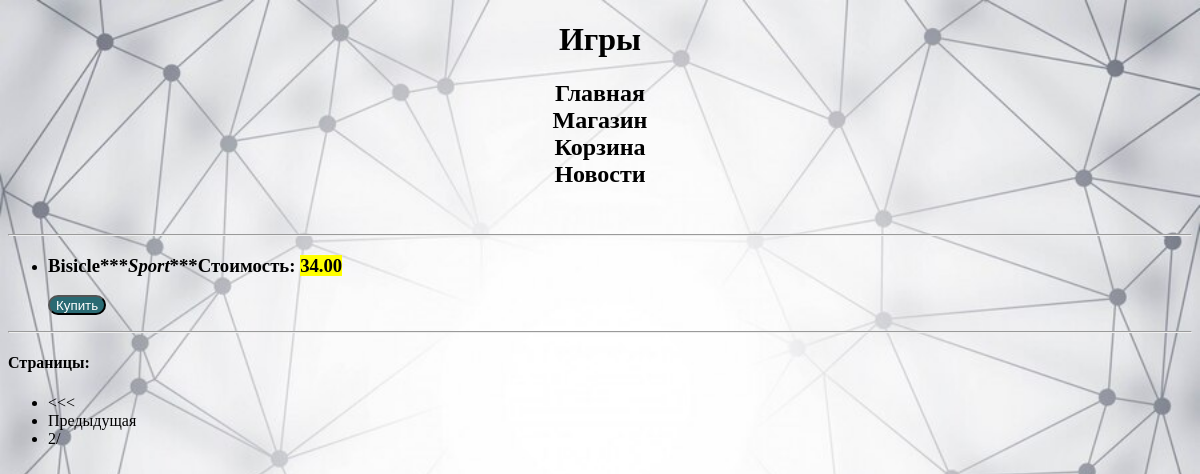
Page /platform/games/?page=2 on the earlier database version.
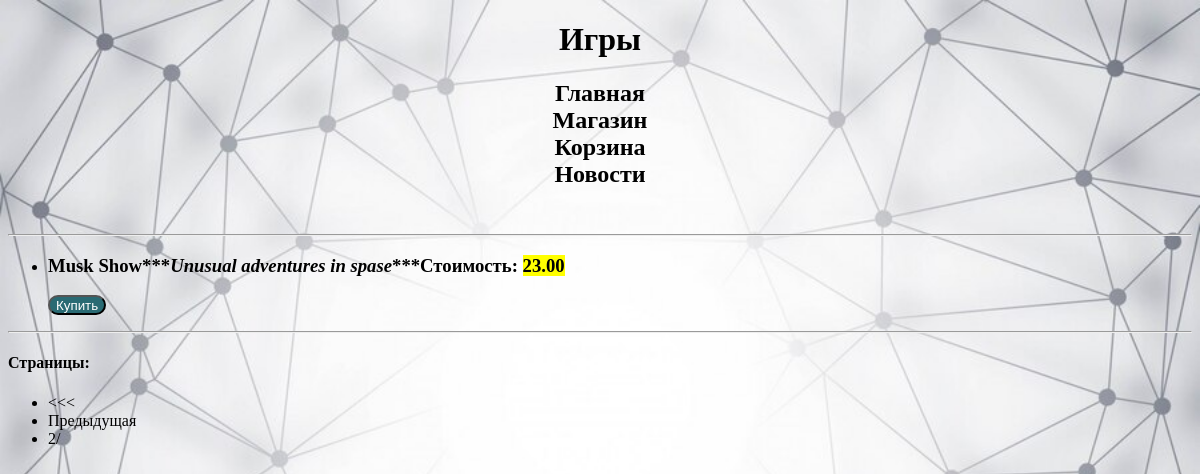
Same page on the later database version.
### task1/models.py (models this page shows, shortened)
class Game(models.Model):
    title = models.CharField(max_length=200)
    cost = models.DecimalField(decimal_places=2, max_digits=4)
    size = models.DecimalField(decimal_places=3, max_digits=5)
    description = models.TextField()
    age_limited = models.BooleanField(default=False, help_text='Age = 18+')
    buyer = models.ManyToManyField(Buyer)

### task1/views.py (the view)
# urls.py: path('platform/games/', games_func),
def games_func(request):
    title = 'Игры'
    text = 'Игры'
    games = Game.objects.all()
    paginator = Paginator(games, 3)
    page_number = request.GET.get('page')
    page_object = paginator.get_page(page_number)
    context = {
        'title': title,
        'text': text,
        'page_object': page_object,
    }
    return render(request, 'first_task/games.html', context)

### templates/first_task/games.html (shortened to what this page needs)
{% extends 'first_task/menu.html' %}
{% block pagename %}
{{ block.super }}
{% endblock %}
{% block menu %}
{{ block.super }}
{% endblock %}
{% block main %}
{% block content %}
        <br>
        <hr>
        <ul>
                {% for game in page_object %}
                <li><h3>{{game.title}}***<i>{{game.description}}</i>***Стоимость: <mark>{{game.cost}}</mark></h3>
                        <button>Купить</button></li>
                {% endfor %}
        </ul>
        <hr>
        <div class="pagination">
                <h4>Страницы:</h4>
                <ul>
                        {% if page_object.has_previous %}
                                <li><a href="?page=1"><<<</a></li>
                                <li><a href="?page={{ page_object.previous_page_number }}">Предыдущая</a></li>
                        {% endif %}
                        <li>{{ page_object.number }}/{{ paginator.num_pages }}</li>
                 </ul>
        </div>
{% endblock %}
{% endblock %}

Differences in the rows shown:
removed Game: title "Bisicle", description "Sport", cost "34.00"
added Game: title "Musk Show", description "Unusual adventures in spase", cost "23.00"
